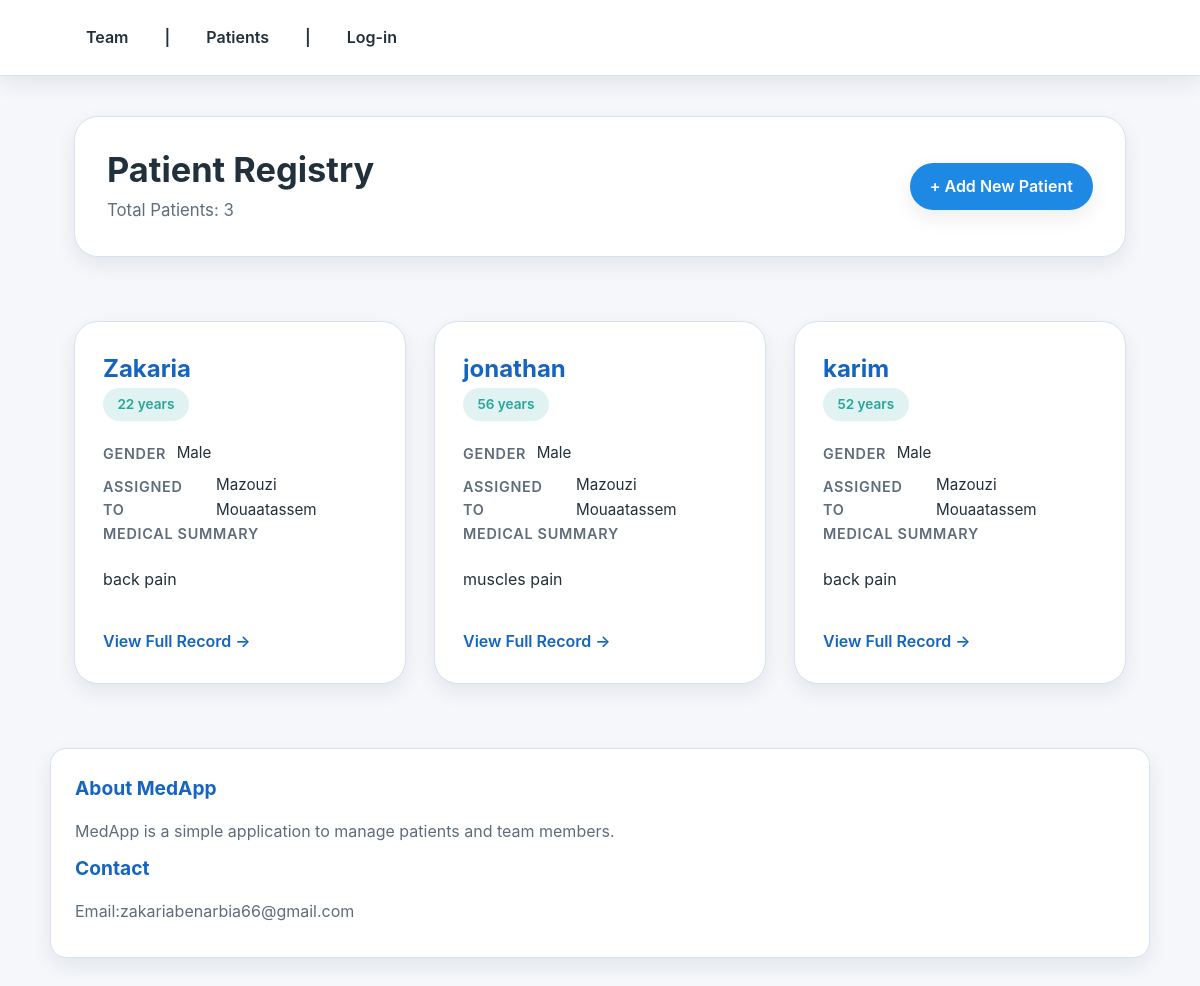
The app's page /medapp/patients/ with its own data.
### medapp/models.py (models this page shows, shortened)
class Patient(models.Model):
    name = models.CharField(max_length=100)
    age = models.IntegerField()
    GENDER_CHOICES = [
    ('Male', 'Male'),
    ('Female', 'Female'),
]
    gender = models.CharField(max_length=6, choices=GENDER_CHOICES, default='Male')
    medical_history = models.TextField(blank=True)
    assigned_to = models.ManyToManyField(TeamMember, related_name='patients')  # Allows multiple practitioners

class TeamMember(models.Model):
    name = models.CharField(max_length=100)
    email = models.EmailField()
    role = models.CharField(max_length=50)
    phone = models.CharField(max_length=20)
    password = models.CharField(max_length=128, blank=True, help_text="Set the login password for this team member")
    user = models.OneToOneField(User, null=True, blank=True, on_delete=models.CASCADE, related_name='team_member')

### medapp/views.py (the view)
# urls.py: path("patients/", views.patient_list, name="patient_list"),
def patient_list(request):
    patients = Patient.objects.all().order_by("name")
    return render(request, "medapp/patient/patient_list.html", {"patients": patients})

### medapp/templates/medapp/patient/patient_list.html (shortened to what this page needs)
{% extends "medapp/base.html" %}
{% block content %}
<div class="patients-container">
    <div class="page-header">
        <div class="header-content">
            <h1>Patient Registry</h1>
            <p class="page-subtitle">Total Patients: {{ patients.count }}</p>
        </div>
        <div class="header-actions">
            <a href="{% url 'medapp:patient_create' %}" class="btn btn-primary">
                + Add New Patient
            </a>
        </div>
    </div>
    <div class="patients-grid">
        {% for p in patients %}
        <div class="patient-card">
            <div class="patient-card-header">
                <h2 class="patient-name">
                    <a href="{% url 'medapp:patient_detail' p.id %}" class="patient-link">
                        {{ p.name }}
                    </a>
                </h2>
                <span class="patient-badge age-badge">{{ p.age }} years</span>
            </div>
            <div class="patient-card-body">
                <div class="patient-meta">
                    <div class="meta-item">
                        <span class="meta-label">Gender</span>
                        <span class="meta-value">{{ p.gender|default:"Not specified" }}</span>
                    </div>
                    <div class="meta-item">
                        <span class="meta-label">Assigned To</span>
                        <span class="meta-value">
                            {% with practitioners=p.assigned_to.all %}
                                {% if practitioners %}
                                    {% for tm in practitioners %}
                                        {{ tm.name }}{% if not forloop.last %}, {% endif %}
                                    {% endfor %}
                                {% else %}
                                    Not assigned
                                {% endif %}
                            {% endwith %}
                        </span>
                    </div>
                </div>
                <div class="medical-summary">
                    <label class="summary-label">Medical Summary</label>
                    <div class="summary-content">
                        {% if p.medical_history %}
                            {{ p.medical_history|truncatewords:30|linebreaks }}
                        {% else %}
                            <span class="no-summary">No medical history recorded</span>
                        {% endif %}
                    </div>
                </div>
            </div>
            <div class="patient-card-footer">
                <a href="{% url 'medapp:patient_detail' p.id %}" class="btn-view-details">
                    View Full Record →
                </a>
            </div>
        </div>
        {% endfor %}
    </div>
</div>
{% endblock %}

### medapp/static/medapp/statistics/style.css (style rules this page uses)
:root { --color-primary: #1e88e5; --color-primary-dark: #1565c0; --color-secondary: #26a69a; --color-accent: #ffb74d; --color-bg: #f5f7fb; --color-surface: #ffffff; --color-border: #d9e2ec; --color-text: #22303c; --color-muted: #5f6c7b; --shadow-sm: 0 8px 20px rgba(15, 23, 42, 0.08); --shadow-lg: 0 20px 40px rgba(15, 23, 42, 0.12); --radius-sm: 10px; --radius-md: 16px; --radius-lg: 24px; --transition-fast: 150ms ease; --transition-slow: 300ms ease; font-size: 16px; }
*, *::before, *::after { box-sizing: border-box; }
body { margin: 0; min-height: 100vh; font-family: 'Inter', 'Segoe UI', sans-serif; background: var(--color-bg); color: var(--color-text); line-height: 1.6; }
a { color: inherit; text-decoration: none; }
.btn { display: inline-flex; align-items: center; justify-content: center; padding: 0.6rem 1.2rem; border-radius: 999px; font-weight: 600; border: 1px solid transparent; cursor: pointer; transition: transform var(--transition-fast), box-shadow var(--transition-fast), background var(--transition-fast); }
.btn-primary { background: var(--color-primary); color: #fff; box-shadow: var(--shadow-sm); }
.page-header { display: flex; flex-wrap: wrap; justify-content: space-between; gap: 1.5rem; background: var(--color-surface); border: 1px solid var(--color-border); border-radius: var(--radius-lg); padding: 2rem; box-shadow: var(--shadow-sm); margin-bottom: 2rem; }
.page-header h1 { margin: 0; font-size: 2.15rem; line-height: 1.2; }
.page-subtitle { margin: 0.4rem 0 0; color: var(--color-muted); font-size: 1.05rem; }
.header-actions { display: flex; align-items: center; gap: 0.75rem; }
.team-container, .patients-container { display: flex; flex-direction: column; gap: 2rem; }
.team-grid, .patients-grid { display: grid; grid-template-columns: repeat(auto-fit, minmax(280px, 1fr)); gap: 1.75rem; }
.team-member-card, .patient-card { background: var(--color-surface); border: 1px solid var(--color-border); border-radius: var(--radius-lg); padding: 1.75rem; display: flex; flex-direction: column; gap: 1.25rem; box-shadow: var(--shadow-sm); transition: transform var(--transition-slow), box-shadow var(--transition-slow); }
.member-name, .patient-name { margin: 0; font-size: 1.5rem; }
.member-link, .patient-link { color: var(--color-primary-dark); font-weight: 700; transition: color var(--transition-fast); }
.role-badge, .patient-badge, .age-badge, .member-role-badge { display: inline-flex; align-items: center; justify-content: center; padding: 0.35rem 0.9rem; border-radius: 999px; background: rgba(38, 166, 154, 0.14); color: var(--color-secondary); font-weight: 600; font-size: 0.85rem; }
.member-contact, .patient-meta { display: flex; flex-direction: column; gap: 0.5rem; color: var(--color-muted); }
.contact-item, .meta-item { display: flex; align-items: center; gap: 0.65rem; font-size: 0.95rem; }
.member-specialization, .medical-summary, .summary-content { display: flex; flex-direction: column; gap: 0.4rem; }
.summary-label, .meta-label { font-weight: 600; font-size: 0.9rem; color: var(--color-muted); text-transform: uppercase; letter-spacing: 0.05em; }
.summary-content, .meta-value, .info-value { color: var(--color-text); }
.member-card-footer, .patient-card-footer, .navigation-actions { display: flex; align-items: center; gap: 0.75rem; }
.btn-view-profile, .btn-view-details { color: var(--color-primary-dark); font-weight: 600; transition: color var(--transition-fast); }

### records on screen
Patient: name "Zakaria", age "22", gender "Male", medical_history "back pain"
TeamMember: name "Mazouzi Mouaatassem"
Patient: name "jonathan", age "56", gender "Male", medical_history "muscles pain"
Patient: name "karim", age "52", gender "Male", medical_history "back pain"

### other values on screen
{{ patients.count }} "3"
